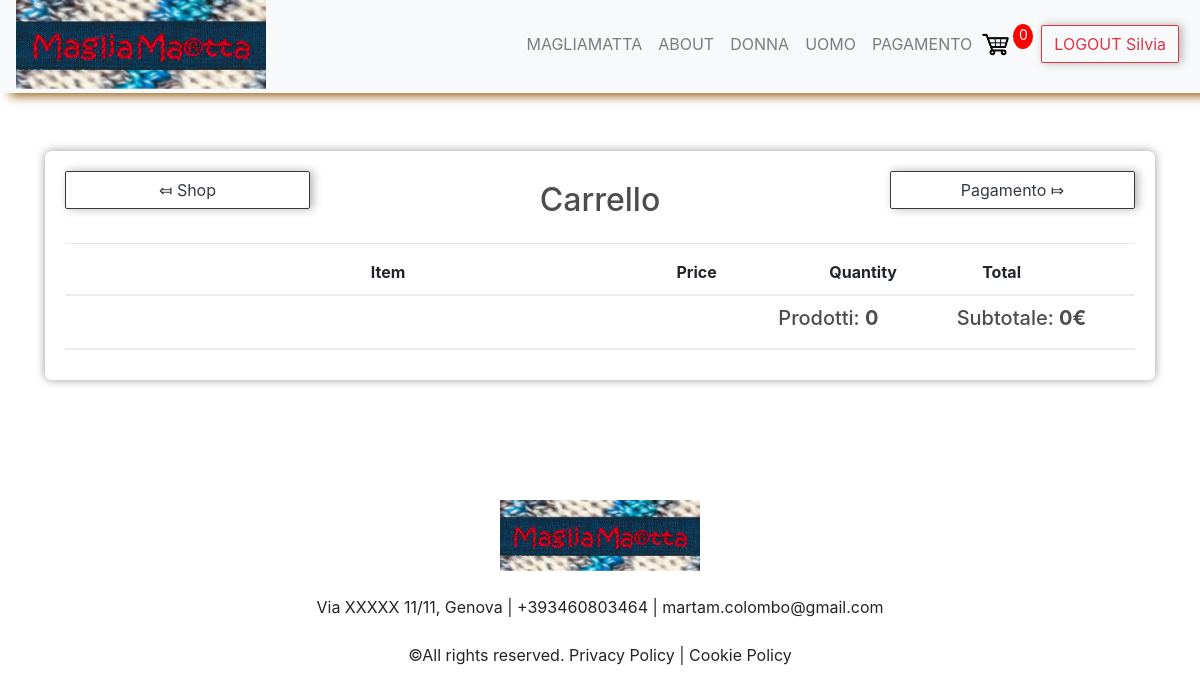
Page /cart/ (signed in) on the earlier database version.
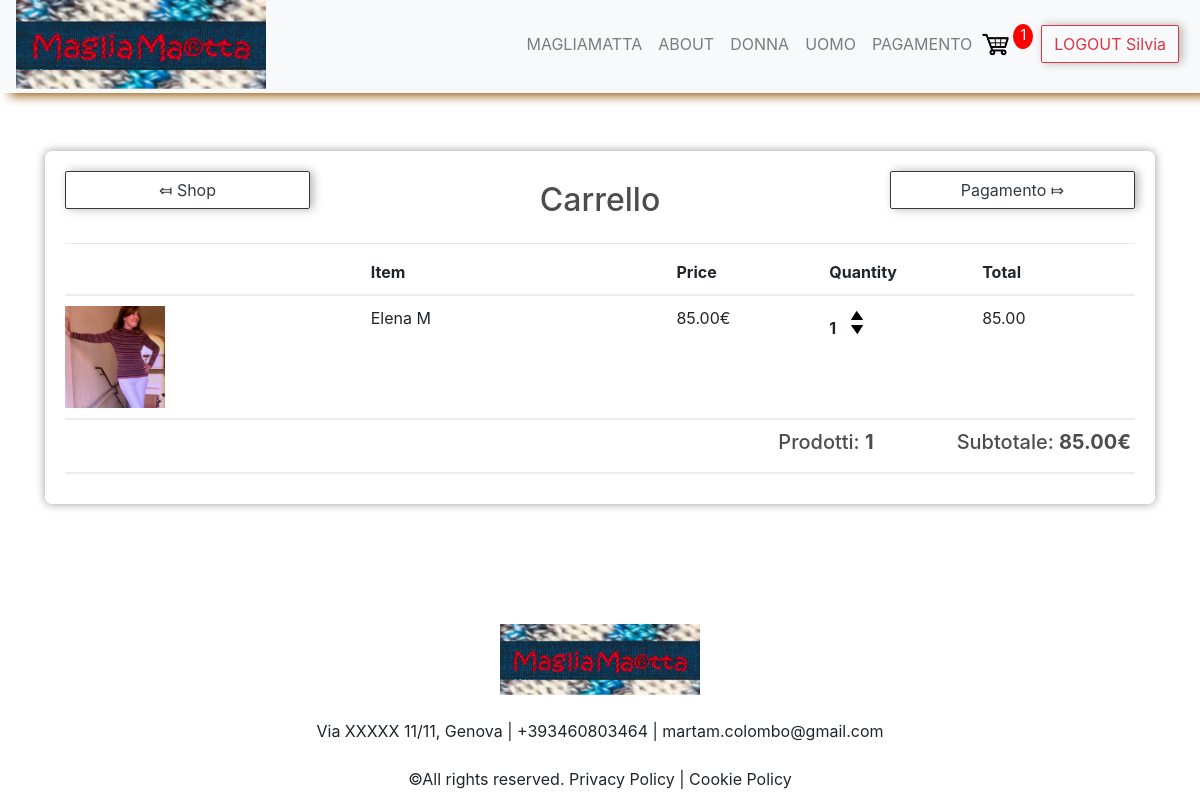
Same page on the later database version.
### main/models.py (models this page shows, shortened)
class Order(models.Model):
    customer = models.ForeignKey(Customer, on_delete=models.SET_NULL, null=True, blank=True)
    date_ordered = models.DateTimeField(auto_now_add=True)
    complete = models.BooleanField(default=False)
    transaction_id = models.CharField(max_length=100, null=True)
    @property
    def get_cart_total(self):
        orderitems = self.orderitem_set.all()
        total = sum([item.get_total for item in orderitems])
        return total
    @property
    def get_cart_items(self):
        orderitems = self.orderitem_set.all()
        total = sum([item.quantity for item in orderitems])
        return total

class OrderItem(models.Model):
    product = models.ForeignKey(Product, on_delete=models.SET_NULL, null=True)
    order = models.ForeignKey(Order, on_delete=models.SET_NULL, null=True)
    quantity = models.IntegerField(default=0,null=True, blank=True)
    date_added = models.DateTimeField(auto_now_add=True, null=True)
    @property
    def get_total(self):
        if self.product.discount_price > 0:
            total = self.product.discount_price*self.quantity
        else:
            total = self.product.price*self.quantity
        return total

class Product(models.Model):
    CHOICESCAT = (
        ('tshirt', 'T-Shirt'),
        ('pullover', "Pullover"),
        ('dress', 'Dress'),
    )
    SIZETYPES = models.TextChoices('Size', 'S S/M M M/L L')
    GENDER = models.TextChoices('Gender', 'WOMEN MEN')
    active = models.BooleanField()
    date = models.DateField(auto_now_add=True)
    NEW_Flag = models.BooleanField(default=False)
    gender = models.CharField(choices=GENDER.choices, max_length=5)
    size = models.CharField(choices=SIZETYPES.choices, max_length=4)
    category = models.CharField(max_length=150, null=False, choices=CHOICESCAT)
    title = models.CharField(max_length=150)
    description = models.CharField(max_length=350)
    text = models.TextField(blank=True)
    price = models.DecimalField(decimal_places=2, max_digits=7)
    discount_price = models.DecimalField(decimal_places=2, max_digits=7, default=0.00)
    discount_Flag = models.BooleanField()
    image = models.ImageField(upload_to='media/')
    digital = models.BooleanField(default=False)
    url = models.URLField(blank=True)
    @property #Errorhandling    in Case ther eis no image file
    def imageURL(self):
        try:
            url = self.image.url
        except:
            url =''
        return url

### main/views.py (the view)
# urls.py: path('cart/', views.cart, name="cart"),
def cart(request):
    data = cartData(request)   #function in utils.py
    cartItems = data['cartItems']
    order = data['order']
    items = data['items']
    context = {'items': items, 'order': order,'cartItems':cartItems}
    return render(request, 'main/cart.html', context)

### main/utils.py (called while the page is built)
def cartData(request):
    if request.user.is_authenticated:
        customer = request.user.customer
        order, created = Order.objects.get_or_create(customer=customer, complete=False)
        items = order.orderitem_set.all()
        cartItems = order.get_cart_items
    else:
        cookieData = cookieCart(request)   #function in utils.py
        cartItems = cookieData['cartItems']
        order = cookieData['order']
        items = cookieData['items']
    return {'cartItems': cartItems, 'order': order, 'items': items}

### main/templates/main/cart.html (shortened to what this page needs)
{% extends 'base.html' %}
{% load static %}
{% block content %}
<link rel="stylesheet" type="text/css" href="{% static 'main/css/main.css' %}">
<br>
<br>
<div class="container">
    <div class="row" >
        <br>
        <div class="col-lg-12">
            <div class="box-element">
                <div class="row">
                    <div class="col-lg-3">
                        <a style="" class="btn btn-outline-dark btn-block"
                           href="{% url 'main:home' %}">&#10502; Shop</a>
                    </div>
                    <div class="col-lg-6">
                        <h2 style="text-align:center;">Carrello</h2>
                    </div>
                    <div class="col-lg-3">
                        <a style="" class="btn btn-outline-dark btn-block "
                           href="{% url 'main:checkout'%}">Pagamento &#10503</a>
                    </div>
                </div>
                <hr>
                <div class="cart-row">
                    <div style="flex:2"></div>
                    <div style="flex:2"><strong>Item</strong></div>
                    <div style="flex:1"><strong>Price</strong></div>
                    <div style="flex:1"><strong>Quantity</strong></div>
                    <div style="flex:1"><strong>Total</strong></div>
                </div>
                {% for item in items %}
                <div class="cart-row">
                    <div style="flex:2"><img class="row-image" src="{{item.product.imageURL}}"></div>
                    <div style="flex:2"><p>{{item.product.title}} {{ item.product.size }}
                        {{ item.product.label }}</p></div>
                    <div style="flex:1"><p>
                        {% if item.product.discount_price %}
                            {{ item.product.discount_price }}€
                        {% else  %}
                            {{ item.product.price }}€
                        {% endif %}
                    </p></div>
                    <div style="flex:1">
                        <p class="quantity">{{ item.quantity }}</p>
                        <div class="quantity">
                            <img data-product="{{item.product.id}}" data-action="add"
                                 class="chg-quantity update-cart" src="{% static  'main/images/arrowup.png' %}">
                            <img data-product="{{item.product.id}}" data-action="remove"
                                 class="chg-quantity update-cart" src="{% static  'main/images/arrowdown.png' %}">
                        </div>
                    </div>
                    <div style="flex:1"><p>{{item.get_total}}</p></div>
                </div>
                {% endfor %}
                <div class="cart-row">
                    <div style="flex:1"></div>
                    <div style="flex:1"></div>
                    <div style="flex:1"></div>
                    <div style="flex:1"></div>
                    <div style="flex:1"><h5>Prodotti: <strong>{{ order.get_cart_items }}</strong></h5></div>
                    <div style="flex:1"><h5>Subtotale: <strong>{{ order.get_cart_total }}€</strong></h5></div>
                </div>
            </div>
        </div>
    </div>
</div>
{% endblock content %}

### main/templates/base.html (shortened to what this page needs)
{% load static %}
<!doctype html>
<head>
    <link rel="stylesheet" href="https://cdn.jsdelivr.net/npm/bootstrap@4.5.3/dist/css/bootstrap.min.css"
>
    <link rel="stylesheet" type="text/css" href="{% static 'main/css/main.css' %}">
</head>
<body>
<nav  class="navbar sticky-top navbar-expand-lg navbar-light bg-light scrolling-navbar pt-0 pb-1 "
      style ="box-shadow:hsl(34, 76%, 34%) 10px 3px 10px;">
    <a href="/admin">
        <img src="{% static 'main/magliamatta.png' %}" width="250 " height="90"  class="d-inline-block align-top pb-0">
    </a>
    <div class="collapse navbar-collapse flex-row-reverse" id="navbarNavDropdown">
        <ul class="navbar-nav" style="padding-left:7px; padding-right:5px;">
            <div class="container pr-0">
                <li class="nav-item ">
                    <a class="nav-link" href="/">MAGLIAMATTA</a>
                </li>
                <li class="nav-item">
                    <a class="nav-link"  href="/about">ABOUT</a>
                </li>
                <li class="nav-item">
                    <a class="nav-link"  href="/#donne">DONNA</a>
                </li>
                <li class="nav-item">
                    <a class="nav-link"  href="/#uomini">UOMO</a>
                </li>
                <li class="nav-item">
                    <a class="nav-link"  href="/checkout">PAGAMENTO</a>
                </li>
                <div class="form-inline my-2 my-lg-0 pr-2">
                    <a href="/cart">
                        <img id="cart-icon" src="{% static 'main/images/cartblack.png'%}" alt="Cart" class="pl-0 ml-0">
                    </a>
                    <p id="cart-total">{{cartItems}}</p>
                </div>
                <li>
                    {% if user.username %}
                        <a href="/logout" class="btn btn-outline-danger " > LOGOUT
                            {% if user.first_name %}
                                {{request.user.first_name}}
                            {% else %}
                                {{request.user}}
                            {% endif %}
                        </a>
                    {% endif %}
                </li>
            </div>
        </ul>
    </div>
</nav>
{% block content %}
{% endblock %}
<br/>
<br/>
<br/><br/>
<br/>
</body>
<footer>
    <div class="container-fluid footer text-center">
        <img src="{% static 'main/magliamatta.png' %} " width="200">
        <br/>
        <br/>
        <a> Via XXXXX 11/11, Genova </a>|<a> +393460803464 </a>|<a> martam.colombo@gmail.com</a>
        <br/>
        <br/>
        <a>©All rights reserved. Privacy Policy </a>|<a> Cookie Policy</a>
    </div>
</footer>

Differences in the rows shown:
no longer on this page (row edited): Order: get_cart_items "0", get_cart_total "0"
added OrderItem: product.imageURL (picture), product "Elena", product.size "M", product.price "85.00", quantity "1", get_total "85.00"
added Order: get_cart_items "1", get_cart_total "85.00"
Other differences:
{{ cartItems }}: "0" → "1"
